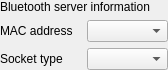
<?xml version="1.0" encoding="UTF-8"?>
<ui version="4.0">
 <class>SAKBluetoothClientDeviceController</class>
 <widget class="QWidget" name="SAKBluetoothClientDeviceController">
  <property name="geometry">
   <rect>
    <x>0</x>
    <y>0</y>
    <width>168</width>
    <height>64</height>
   </rect>
  </property>
  <property name="windowTitle">
   <string>Form</string>
  </property>
  <layout class="QGridLayout" name="gridLayout">
   <property name="leftMargin">
    <number>0</number>
   </property>
   <property name="topMargin">
    <number>0</number>
   </property>
   <property name="rightMargin">
    <number>0</number>
   </property>
   <property name="bottomMargin">
    <number>0</number>
   </property>
   <item row="1" column="1">
    <widget class="QComboBox" name="remoteDeviceComboBox"/>
   </item>
   <item row="0" column="0" colspan="2">
    <widget class="QLabel" name="label_5">
     <property name="text">
      <string>Bluetooth server information</string>
     </property>
    </widget>
   </item>
   <item row="1" column="0">
    <widget class="QLabel" name="label_3">
     <property name="text">
      <string>MAC address</string>
     </property>
    </widget>
   </item>
   <item row="2" column="0">
    <widget class="QLabel" name="label">
     <property name="text">
      <string>Socket type</string>
     </property>
    </widget>
   </item>
   <item row="2" column="1">
    <widget class="QComboBox" name="socketTypeComboBox"/>
   </item>
  </layout>
 </widget>
 <resources/>
 <connections/>
</ui>
